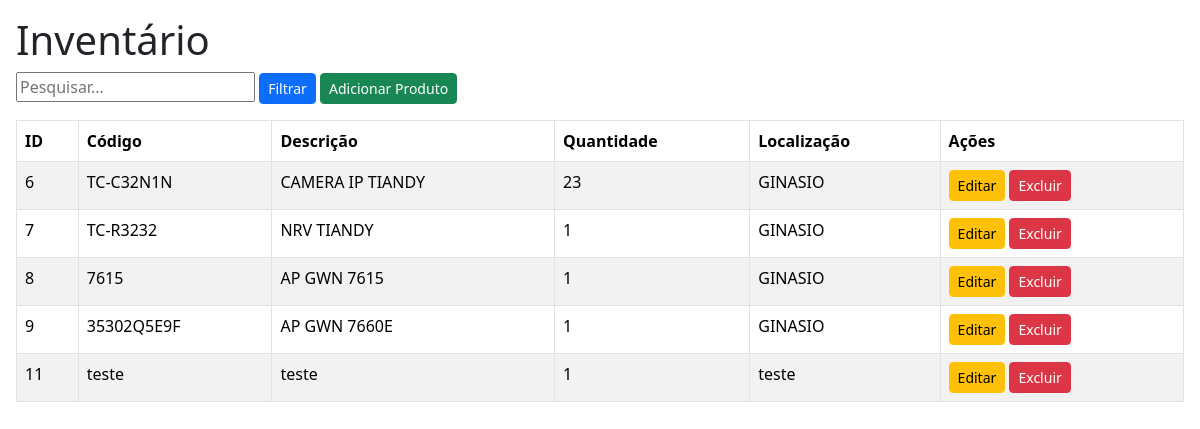
The page / on the database its author committed.
### tables this page shows
CREATE TABLE produtos (
            id INTEGER PRIMARY KEY AUTOINCREMENT,
            codigo TEXT NOT NULL,
            descricao TEXT NOT NULL,
            quantidade INTEGER NOT NULL,
            localizacao TEXT
        );

### app.py (the view)
@app.route("/", methods=["GET"])
def index():
    filtro = request.args.get("filtro", "")
    conn = get_conn()
    cursor = conn.cursor()
    if filtro:
        filtro = f"%{filtro}%"
        cursor.execute("""
            SELECT * FROM produtos
            WHERE codigo LIKE ? OR descricao LIKE ? OR localizacao LIKE ?
        """, (filtro, filtro, filtro))
    else:
        cursor.execute("SELECT * FROM produtos")
    produtos = cursor.fetchall()
    conn.close()
    return render_template("index.html", produtos=produtos, filtro=filtro)

### app.py (called while the page is built)
def get_conn():
    conn = sqlite3.connect(DB_PATH)
    conn.row_factory = sqlite3.Row
    return conn

### templates/index.html (shortened to what this page needs)
<!doctype html>
<html lang="pt-br">
<head>
    <link href="https://cdn.jsdelivr.net/npm/bootstrap@5.3.2/dist/css/bootstrap.min.css" rel="stylesheet">
</head>
<body class="p-3">
    <h1>Inventário</h1>
    <form method="get" class="mb-3">
        <input type="text" name="filtro" value="{{ filtro }}" placeholder="Pesquisar...">
        <button class="btn btn-primary btn-sm">Filtrar</button>
        <a href="{{ url_for('adicionar') }}" class="btn btn-success btn-sm">Adicionar Produto</a>
    </form>
    <table class="table table-bordered table-striped">
        <thead>
            <tr>
                <th>ID</th>
                <th>Código</th>
                <th>Descrição</th>
                <th>Quantidade</th>
                <th>Localização</th>
                <th>Ações</th>
            </tr>
        </thead>
        <tbody>
            {% for p in produtos %}
            <tr>
                <td>{{ p.id }}</td>
                <td>{{ p.codigo }}</td>
                <td>{{ p.descricao }}</td>
                <td>{{ p.quantidade }}</td>
                <td>{{ p.localizacao }}</td>
                <td>
                    <a href="{{ url_for('editar', id=p.id) }}" class="btn btn-warning btn-sm">Editar</a>
                    <a href="{{ url_for('excluir', id=p.id) }}" class="btn btn-danger btn-sm" onclick="return confirm('Confirma a exclusão?');">Excluir</a>
                </td>
            </tr>
            {% endfor %}
        </tbody>
    </table>
</body>
</html>

### rows shown on the page
produtos: id "6", codigo "TC-C32N1N", descricao "CAMERA IP TIANDY", quantidade "23", localizacao "GINASIO"
produtos: id "7", codigo "TC-R3232", descricao "NRV TIANDY", quantidade "1", localizacao "GINASIO"
produtos: id "8", codigo "7615", descricao "AP GWN 7615", quantidade "1", localizacao "GINASIO"
produtos: id "9", codigo "35302Q5E9F", descricao "AP GWN 7660E", quantidade "1", localizacao "GINASIO"
produtos: id "11", codigo "teste", descricao "teste", quantidade "1", localizacao "teste"
